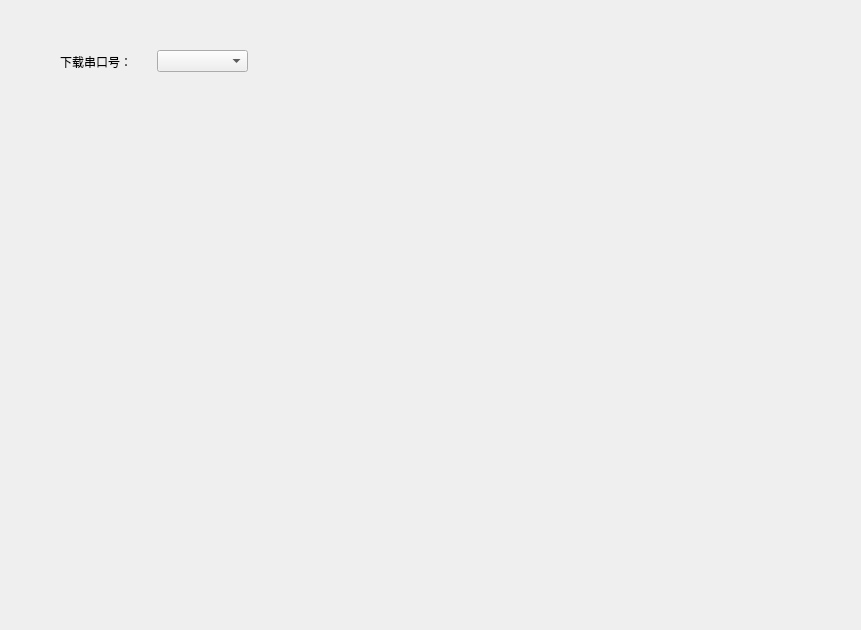
<?xml version="1.0" encoding="UTF-8"?>
<ui version="4.0">
 <class>setup_widget</class>
 <widget class="QWidget" name="setup_widget">
  <property name="geometry">
   <rect>
    <x>0</x>
    <y>0</y>
    <width>861</width>
    <height>630</height>
   </rect>
  </property>
  <property name="windowTitle">
   <string>Form</string>
  </property>
  <widget class="QWidget" name="layoutWidget">
   <property name="geometry">
    <rect>
     <x>60</x>
     <y>50</y>
     <width>188</width>
     <height>23</height>
    </rect>
   </property>
   <layout class="QHBoxLayout" name="horizontalLayout">
    <item>
     <widget class="QLabel" name="label">
      <property name="text">
       <string>下载串口号：</string>
      </property>
     </widget>
    </item>
    <item>
     <widget class="QComboBox" name="comboBox"/>
    </item>
   </layout>
  </widget>
 </widget>
 <resources/>
 <connections/>
</ui>
